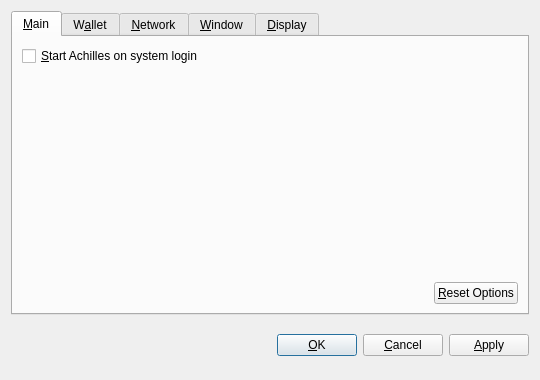
<?xml version="1.0" encoding="UTF-8"?>
<ui version="4.0">
 <class>OptionsDialog</class>
 <widget class="QDialog" name="OptionsDialog">
  <property name="geometry">
   <rect>
    <x>0</x>
    <y>0</y>
    <width>540</width>
    <height>380</height>
   </rect>
  </property>
  <property name="windowTitle">
   <string>Options</string>
  </property>
  <property name="modal">
   <bool>true</bool>
  </property>
  <layout class="QVBoxLayout" name="verticalLayout">
   <item>
    <widget class="QTabWidget" name="tabWidget">
     <property name="tabPosition">
      <enum>QTabWidget::North</enum>
     </property>
     <property name="currentIndex">
      <number>0</number>
     </property>
     <widget class="QWidget" name="tabMain">
      <attribute name="title">
       <string>&amp;Main</string>
      </attribute>
      <layout class="QVBoxLayout" name="verticalLayout_Main">
       <item>
        <widget class="QCheckBox" name="bitcoinAtStartup">
         <property name="toolTip">
          <string>Automatically start Achilles after logging in to the system.</string>
         </property>
         <property name="text">
          <string>&amp;Start Achilles on system login</string>
         </property>
        </widget>
       </item>
       <item>
        <spacer name="verticalSpacer_Main">
         <property name="orientation">
          <enum>Qt::Vertical</enum>
         </property>
         <property name="sizeHint" stdset="0">
          <size>
           <width>20</width>
           <height>40</height>
          </size>
         </property>
        </spacer>
       </item>
       <item>
        <layout class="QHBoxLayout" name="horizontalLayout_2_Main">
         <item>
          <spacer name="horizontalSpacer_2_Main">
           <property name="orientation">
            <enum>Qt::Horizontal</enum>
           </property>
           <property name="sizeHint" stdset="0">
            <size>
             <width>40</width>
             <height>20</height>
            </size>
           </property>
          </spacer>
         </item>
         <item>
          <widget class="QPushButton" name="resetButton">
           <property name="toolTip">
            <string>Reset all client options to default.</string>
           </property>
           <property name="text">
            <string>&amp;Reset Options</string>
           </property>
           <property name="autoDefault">
            <bool>false</bool>
           </property>
          </widget>
         </item>
        </layout>
       </item>
      </layout>
     </widget>
     <widget class="QWidget" name="tabWallet">
      <attribute name="title">
       <string>W&amp;allet</string>
      </attribute>
      <layout class="QVBoxLayout" name="verticalLayout_Network">
       <item>
        <widget class="QLabel" name="transactionFeeInfoLabel">
         <property name="text">
          <string>Optional transaction fee per kB that helps make sure your transactions are processed quickly. Most transactions are 1 kB.</string>
         </property>
         <property name="textFormat">
          <enum>Qt::PlainText</enum>
         </property>
         <property name="wordWrap">
          <bool>true</bool>
         </property>
        </widget>
       </item>
       <item>
        <layout class="QHBoxLayout" name="horizontalLayout_1_Main">
         <item>
          <widget class="QLabel" name="transactionFeeLabel">
           <property name="text">
            <string>Pay transaction &amp;fee</string>
           </property>
           <property name="textFormat">
            <enum>Qt::PlainText</enum>
           </property>
           <property name="buddy">
            <cstring>transactionFee</cstring>
           </property>
          </widget>
         </item>
         <item>
          <widget class="BitcoinAmountField" name="transactionFee"/>
         </item>
         <item>
          <spacer name="horizontalSpacer_1_Main">
           <property name="orientation">
            <enum>Qt::Horizontal</enum>
           </property>
           <property name="sizeHint" stdset="0">
            <size>
             <width>40</width>
             <height>20</height>
            </size>
           </property>
          </spacer>
         </item>
        </layout>
       </item>
       <item>
        <widget class="QLabel" name="label">
         <property name="text">
          <string>If you disable the spending of unconfirmed change, the change from a transaction cannot be used until that transaction has at least one confirmation. This also affects how your balance is computed.</string>
         </property>
         <property name="wordWrap">
          <bool>true</bool>
         </property>
        </widget>
       </item>
       <item>
        <widget class="QCheckBox" name="spendZeroConfChange">
         <property name="text">
          <string>Spend unconfirmed change  (experts only)</string>
         </property>
        </widget>
       </item>
       <item>
        <spacer name="verticalSpacer">
         <property name="orientation">
          <enum>Qt::Vertical</enum>
         </property>
         <property name="sizeHint" stdset="0">
          <size>
           <width>20</width>
           <height>40</height>
          </size>
         </property>
        </spacer>
       </item>
      </layout>
     </widget>
     <widget class="QWidget" name="tabNetwork">
      <attribute name="title">
       <string>&amp;Network</string>
      </attribute>
      <layout class="QVBoxLayout" name="verticalLayout_Network">
       <item>
        <widget class="QCheckBox" name="mapPortUpnp">
         <property name="toolTip">
          <string>Automatically open the Achilles client port on the router. This only works when your router supports UPnP and it is enabled.</string>
         </property>
         <property name="text">
          <string>Map port using &amp;UPnP</string>
         </property>
        </widget>
       </item>
       <item>
        <widget class="QCheckBox" name="connectSocks">
         <property name="toolTip">
          <string>Connect to the Achilles network through a SOCKS proxy (e.g. when connecting through Tor).</string>
         </property>
         <property name="text">
          <string>&amp;Connect through SOCKS proxy:</string>
         </property>
        </widget>
       </item>
       <item>
        <layout class="QHBoxLayout" name="horizontalLayout_Network">
         <item>
          <widget class="QLabel" name="proxyIpLabel">
           <property name="text">
            <string>Proxy &amp;IP:</string>
           </property>
           <property name="textFormat">
            <enum>Qt::PlainText</enum>
           </property>
           <property name="buddy">
            <cstring>proxyIp</cstring>
           </property>
          </widget>
         </item>
         <item>
          <widget class="QValidatedLineEdit" name="proxyIp">
           <property name="maximumSize">
            <size>
             <width>140</width>
             <height>16777215</height>
            </size>
           </property>
           <property name="toolTip">
            <string>IP address of the proxy (e.g. 127.0.0.1)</string>
           </property>
          </widget>
         </item>
         <item>
          <widget class="QLabel" name="proxyPortLabel">
           <property name="text">
            <string>&amp;Port:</string>
           </property>
           <property name="textFormat">
            <enum>Qt::PlainText</enum>
           </property>
           <property name="buddy">
            <cstring>proxyPort</cstring>
           </property>
          </widget>
         </item>
         <item>
          <widget class="QLineEdit" name="proxyPort">
           <property name="maximumSize">
            <size>
             <width>55</width>
             <height>16777215</height>
            </size>
           </property>
           <property name="toolTip">
            <string>Port of the proxy (e.g. 9050)</string>
           </property>
          </widget>
         </item>
         <item>
          <widget class="QLabel" name="socksVersionLabel">
           <property name="text">
            <string>SOCKS &amp;Version:</string>
           </property>
           <property name="textFormat">
            <enum>Qt::PlainText</enum>
           </property>
           <property name="buddy">
            <cstring>socksVersion</cstring>
           </property>
          </widget>
         </item>
         <item>
          <widget class="QValueComboBox" name="socksVersion">
           <property name="toolTip">
            <string>SOCKS version of the proxy (e.g. 5)</string>
           </property>
          </widget>
         </item>
         <item>
          <spacer name="horizontalSpacer_Network">
           <property name="orientation">
            <enum>Qt::Horizontal</enum>
           </property>
           <property name="sizeHint" stdset="0">
            <size>
             <width>40</width>
             <height>20</height>
            </size>
           </property>
          </spacer>
         </item>
        </layout>
       </item>
       <item>
        <spacer name="verticalSpacer_Network">
         <property name="orientation">
          <enum>Qt::Vertical</enum>
         </property>
         <property name="sizeHint" stdset="0">
          <size>
           <width>20</width>
           <height>40</height>
          </size>
         </property>
        </spacer>
       </item>
      </layout>
     </widget>
     <widget class="QWidget" name="tabWindow">
      <attribute name="title">
       <string>&amp;Window</string>
      </attribute>
      <layout class="QVBoxLayout" name="verticalLayout_Window">
       <item>
        <widget class="QCheckBox" name="minimizeToTray">
         <property name="toolTip">
          <string>Show only a tray icon after minimizing the window.</string>
         </property>
         <property name="text">
          <string>&amp;Minimize to the tray instead of the taskbar</string>
         </property>
        </widget>
       </item>
       <item>
        <widget class="QCheckBox" name="minimizeOnClose">
         <property name="toolTip">
          <string>Minimize instead of exit the application when the window is closed. When this option is enabled, the application will be closed only after selecting Quit in the menu.</string>
         </property>
         <property name="text">
          <string>M&amp;inimize on close</string>
         </property>
        </widget>
       </item>
       <item>
        <spacer name="verticalSpacer_Window">
         <property name="orientation">
          <enum>Qt::Vertical</enum>
         </property>
         <property name="sizeHint" stdset="0">
          <size>
           <width>20</width>
           <height>40</height>
          </size>
         </property>
        </spacer>
       </item>
      </layout>
     </widget>
     <widget class="QWidget" name="tabDisplay">
      <attribute name="title">
       <string>&amp;Display</string>
      </attribute>
      <layout class="QVBoxLayout" name="verticalLayout_Display">
       <item>
        <layout class="QHBoxLayout" name="horizontalLayout_1_Display">
         <item>
          <widget class="QLabel" name="langLabel">
           <property name="text">
            <string>User Interface &amp;language:</string>
           </property>
           <property name="textFormat">
            <enum>Qt::PlainText</enum>
           </property>
           <property name="buddy">
            <cstring>lang</cstring>
           </property>
          </widget>
         </item>
         <item>
          <widget class="QValueComboBox" name="lang">
           <property name="toolTip">
            <string>The user interface language can be set here. This setting will take effect after restarting Achilles.</string>
           </property>
          </widget>
         </item>
        </layout>
       </item>
       <item>
        <layout class="QHBoxLayout" name="horizontalLayout_2_Display">
         <item>
          <widget class="QLabel" name="unitLabel">
           <property name="text">
            <string>&amp;Unit to show amounts in:</string>
           </property>
           <property name="textFormat">
            <enum>Qt::PlainText</enum>
           </property>
           <property name="buddy">
            <cstring>unit</cstring>
           </property>
          </widget>
         </item>
         <item>
          <widget class="QValueComboBox" name="unit">
           <property name="toolTip">
            <string>Choose the default subdivision unit to show in the interface and when sending coins.</string>
           </property>
          </widget>
         </item>
        </layout>
       </item>
       <item>
        <widget class="QCheckBox" name="displayAddresses">
         <property name="toolTip">
          <string>Whether to show Achilles addresses in the transaction list or not.</string>
         </property>
         <property name="text">
          <string>&amp;Display addresses in transaction list</string>
         </property>
        </widget>
       </item>
       <item>
        <widget class="QCheckBox" name="coinControlFeatures">
         <property name="toolTip">
          <string>Whether to show coin control features or not.</string>
         </property>
         <property name="text">
          <string>Display coin &amp;control features (experts only!)</string>
         </property>
        </widget>
       </item>
       <item>
        <spacer name="verticalSpacer_Display">
         <property name="orientation">
          <enum>Qt::Vertical</enum>
         </property>
         <property name="sizeHint" stdset="0">
          <size>
           <width>20</width>
           <height>40</height>
          </size>
         </property>
        </spacer>
       </item>
      </layout>
     </widget>
    </widget>
   </item>
   <item>
    <layout class="QHBoxLayout" name="horizontalLayout_Buttons">
     <item>
      <spacer name="horizontalSpacer_1">
       <property name="orientation">
        <enum>Qt::Horizontal</enum>
       </property>
       <property name="sizeHint" stdset="0">
        <size>
         <width>40</width>
         <height>48</height>
        </size>
       </property>
      </spacer>
     </item>
     <item>
      <widget class="QLabel" name="statusLabel">
       <property name="font">
        <font>
         <weight>75</weight>
         <bold>true</bold>
        </font>
       </property>
       <property name="text">
        <string/>
       </property>
       <property name="textFormat">
        <enum>Qt::PlainText</enum>
       </property>
       <property name="wordWrap">
        <bool>true</bool>
       </property>
      </widget>
     </item>
     <item>
      <spacer name="horizontalSpacer_2">
       <property name="orientation">
        <enum>Qt::Horizontal</enum>
       </property>
       <property name="sizeHint" stdset="0">
        <size>
         <width>40</width>
         <height>48</height>
        </size>
       </property>
      </spacer>
     </item>
     <item>
      <widget class="QPushButton" name="okButton">
       <property name="text">
        <string>&amp;OK</string>
       </property>
      </widget>
     </item>
     <item>
      <widget class="QPushButton" name="cancelButton">
       <property name="text">
        <string>&amp;Cancel</string>
       </property>
       <property name="autoDefault">
        <bool>false</bool>
       </property>
      </widget>
     </item>
     <item>
      <widget class="QPushButton" name="applyButton">
       <property name="text">
        <string>&amp;Apply</string>
       </property>
       <property name="autoDefault">
        <bool>false</bool>
       </property>
      </widget>
     </item>
    </layout>
   </item>
  </layout>
 </widget>
 <customwidgets>
  <customwidget>
   <class>BitcoinAmountField</class>
   <extends>QSpinBox</extends>
   <header>bitcoinamountfield.h</header>
  </customwidget>
  <customwidget>
   <class>QValueComboBox</class>
   <extends>QComboBox</extends>
   <header>qvaluecombobox.h</header>
  </customwidget>
  <customwidget>
   <class>QValidatedLineEdit</class>
   <extends>QLineEdit</extends>
   <header>qvalidatedlineedit.h</header>
  </customwidget>
 </customwidgets>
 <resources/>
 <connections/>
</ui>
